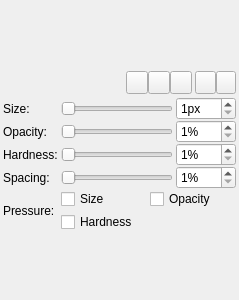
<?xml version="1.0" encoding="UTF-8"?>
<ui version="4.0">
 <class>EraserSettings</class>
 <widget class="QWidget" name="EraserSettings">
  <property name="geometry">
   <rect>
    <x>0</x>
    <y>0</y>
    <width>239</width>
    <height>300</height>
   </rect>
  </property>
  <layout class="QVBoxLayout" name="verticalLayout">
   <property name="spacing">
    <number>3</number>
   </property>
   <property name="leftMargin">
    <number>3</number>
   </property>
   <property name="topMargin">
    <number>3</number>
   </property>
   <property name="rightMargin">
    <number>3</number>
   </property>
   <property name="bottomMargin">
    <number>3</number>
   </property>
   <item>
    <widget class="BrushPreview" name="preview">
     <property name="sizePolicy">
      <sizepolicy hsizetype="Expanding" vsizetype="Expanding">
       <horstretch>0</horstretch>
       <verstretch>0</verstretch>
      </sizepolicy>
     </property>
     <property name="minimumSize">
      <size>
       <width>0</width>
       <height>64</height>
      </size>
     </property>
     <property name="maximumSize">
      <size>
       <width>16777215</width>
       <height>128</height>
      </size>
     </property>
    </widget>
   </item>
   <item>
    <layout class="QHBoxLayout">
     <property name="spacing">
      <number>3</number>
     </property>
     <item>
      <spacer>
       <property name="orientation">
        <enum>Qt::Horizontal</enum>
       </property>
       <property name="sizeHint" stdset="0">
        <size>
         <width>130</width>
         <height>20</height>
        </size>
       </property>
      </spacer>
     </item>
     <item>
      <widget class="QWidget" name="widget" native="true">
       <property name="minimumSize">
        <size>
         <width>30</width>
         <height>0</height>
        </size>
       </property>
       <layout class="QHBoxLayout" name="horizontalLayout">
        <property name="spacing">
         <number>0</number>
        </property>
        <property name="leftMargin">
         <number>0</number>
        </property>
        <property name="topMargin">
         <number>0</number>
        </property>
        <property name="rightMargin">
         <number>0</number>
        </property>
        <property name="bottomMargin">
         <number>0</number>
        </property>
        <item>
         <widget class="GroupedToolButton" name="colorEraseMode">
          <property name="toolTip">
           <string>Erase active color only</string>
          </property>
          <property name="icon">
           <iconset theme="color-picker">
            <normaloff>theme:color-picker.svg</normaloff>theme:color-picker.svg</iconset>
          </property>
          <property name="checkable">
           <bool>true</bool>
          </property>
         </widget>
        </item>
        <item>
         <widget class="GroupedToolButton" name="paintmodeSoftedge">
          <property name="toolTip">
           <string>Smooth edge</string>
          </property>
          <property name="icon">
           <iconset>
            <normaloff>builtin:paintmode-smoothedge.svg</normaloff>builtin:paintmode-smoothedge.svg</iconset>
          </property>
          <property name="checkable">
           <bool>true</bool>
          </property>
          <property name="autoExclusive">
           <bool>true</bool>
          </property>
          <property name="groupPosition">
           <enum>GroupedToolButton::GroupLeft</enum>
          </property>
         </widget>
        </item>
        <item>
         <widget class="GroupedToolButton" name="paintmodeHardedge">
          <property name="toolTip">
           <string>Hard edge</string>
          </property>
          <property name="icon">
           <iconset>
            <normaloff>builtin:paintmode-hardedge.svg</normaloff>builtin:paintmode-hardedge.svg</iconset>
          </property>
          <property name="checkable">
           <bool>true</bool>
          </property>
          <property name="autoExclusive">
           <bool>true</bool>
          </property>
          <property name="groupPosition">
           <enum>GroupedToolButton::GroupRight</enum>
          </property>
         </widget>
        </item>
       </layout>
      </widget>
     </item>
     <item>
      <widget class="QWidget" name="widget_2" native="true">
       <property name="minimumSize">
        <size>
         <width>30</width>
         <height>0</height>
        </size>
       </property>
       <layout class="QHBoxLayout" name="horizontalLayout_2">
        <property name="spacing">
         <number>0</number>
        </property>
        <property name="leftMargin">
         <number>0</number>
        </property>
        <property name="topMargin">
         <number>0</number>
        </property>
        <property name="rightMargin">
         <number>0</number>
        </property>
        <property name="bottomMargin">
         <number>0</number>
        </property>
        <item>
         <widget class="GroupedToolButton" name="paintmodeIndirect">
          <property name="toolTip">
           <string>Indirect drawing</string>
          </property>
          <property name="icon">
           <iconset>
            <normaloff>builtin:paintmode-indirect.svg</normaloff>builtin:paintmode-indirect.svg</iconset>
          </property>
          <property name="checkable">
           <bool>true</bool>
          </property>
          <property name="autoExclusive">
           <bool>true</bool>
          </property>
          <property name="groupPosition">
           <enum>GroupedToolButton::GroupLeft</enum>
          </property>
         </widget>
        </item>
        <item>
         <widget class="GroupedToolButton" name="paintmodeIncremental">
          <property name="toolTip">
           <string>Incremental drawing</string>
          </property>
          <property name="icon">
           <iconset>
            <normaloff>builtin:paintmode-incremental.svg</normaloff>builtin:paintmode-incremental.svg</iconset>
          </property>
          <property name="checkable">
           <bool>true</bool>
          </property>
          <property name="autoExclusive">
           <bool>true</bool>
          </property>
          <property name="groupPosition">
           <enum>GroupedToolButton::GroupRight</enum>
          </property>
         </widget>
        </item>
       </layout>
      </widget>
     </item>
    </layout>
   </item>
   <item>
    <layout class="QGridLayout" name="gridLayout">
     <property name="horizontalSpacing">
      <number>3</number>
     </property>
     <property name="verticalSpacing">
      <number>0</number>
     </property>
     <item row="1" column="1">
      <widget class="QSlider" name="brushopacity">
       <property name="minimum">
        <number>1</number>
       </property>
       <property name="maximum">
        <number>100</number>
       </property>
       <property name="orientation">
        <enum>Qt::Horizontal</enum>
       </property>
      </widget>
     </item>
     <item row="0" column="1">
      <widget class="QSlider" name="brushsize">
       <property name="minimum">
        <number>1</number>
       </property>
       <property name="maximum">
        <number>128</number>
       </property>
       <property name="orientation">
        <enum>Qt::Horizontal</enum>
       </property>
      </widget>
     </item>
     <item row="1" column="0">
      <widget class="QLabel" name="label_2">
       <property name="text">
        <string>Opacity:</string>
       </property>
      </widget>
     </item>
     <item row="2" column="0">
      <widget class="QLabel" name="label_3">
       <property name="text">
        <string>Hardness:</string>
       </property>
      </widget>
     </item>
     <item row="0" column="0">
      <widget class="QLabel" name="label">
       <property name="text">
        <string>Size:</string>
       </property>
      </widget>
     </item>
     <item row="3" column="0">
      <widget class="QLabel" name="label_4">
       <property name="text">
        <string>Spacing:</string>
       </property>
      </widget>
     </item>
     <item row="2" column="1">
      <widget class="QSlider" name="brushhardness">
       <property name="minimum">
        <number>1</number>
       </property>
       <property name="maximum">
        <number>100</number>
       </property>
       <property name="orientation">
        <enum>Qt::Horizontal</enum>
       </property>
      </widget>
     </item>
     <item row="3" column="1">
      <widget class="QSlider" name="brushspacing">
       <property name="minimum">
        <number>1</number>
       </property>
       <property name="maximum">
        <number>50</number>
       </property>
       <property name="orientation">
        <enum>Qt::Horizontal</enum>
       </property>
      </widget>
     </item>
     <item row="0" column="2">
      <widget class="QSpinBox" name="spinBox">
       <property name="suffix">
        <string>px</string>
       </property>
       <property name="minimum">
        <number>1</number>
       </property>
       <property name="maximum">
        <number>128</number>
       </property>
      </widget>
     </item>
     <item row="1" column="2">
      <widget class="QSpinBox" name="spinBox_2">
       <property name="suffix">
        <string notr="true">%</string>
       </property>
       <property name="minimum">
        <number>1</number>
       </property>
       <property name="maximum">
        <number>100</number>
       </property>
      </widget>
     </item>
     <item row="2" column="2">
      <widget class="QSpinBox" name="spinHardness">
       <property name="suffix">
        <string notr="true">%</string>
       </property>
       <property name="minimum">
        <number>1</number>
       </property>
       <property name="maximum">
        <number>100</number>
       </property>
      </widget>
     </item>
     <item row="3" column="2">
      <widget class="QSpinBox" name="spinBox_4">
       <property name="suffix">
        <string notr="true">%</string>
       </property>
       <property name="minimum">
        <number>1</number>
       </property>
       <property name="maximum">
        <number>50</number>
       </property>
      </widget>
     </item>
     <item row="4" column="0">
      <widget class="QLabel" name="label_5">
       <property name="text">
        <string>Pressure:</string>
       </property>
      </widget>
     </item>
     <item row="4" column="1" colspan="2">
      <layout class="QGridLayout">
       <property name="leftMargin">
        <number>0</number>
       </property>
       <property name="topMargin">
        <number>0</number>
       </property>
       <property name="rightMargin">
        <number>0</number>
       </property>
       <property name="bottomMargin">
        <number>0</number>
       </property>
       <property name="spacing">
        <number>3</number>
       </property>
       <item row="0" column="0">
        <widget class="QCheckBox" name="pressuresize">
         <property name="text">
          <string>Size</string>
         </property>
        </widget>
       </item>
       <item row="0" column="1">
        <widget class="QCheckBox" name="pressureopacity">
         <property name="text">
          <string>Opacity</string>
         </property>
        </widget>
       </item>
       <item row="1" column="0">
        <widget class="QCheckBox" name="pressurehardness">
         <property name="text">
          <string>Hardness</string>
         </property>
        </widget>
       </item>
      </layout>
     </item>
    </layout>
   </item>
   <item>
    <spacer>
     <property name="orientation">
      <enum>Qt::Vertical</enum>
     </property>
     <property name="sizeHint" stdset="0">
      <size>
       <width>173</width>
       <height>16</height>
      </size>
     </property>
    </spacer>
   </item>
  </layout>
 </widget>
 <customwidgets>
  <customwidget>
   <class>BrushPreview</class>
   <extends>QFrame</extends>
   <header>widgets/brushpreview.h</header>
   <container>1</container>
  </customwidget>
  <customwidget>
   <class>GroupedToolButton</class>
   <extends>QToolButton</extends>
   <header>widgets/groupedtoolbutton.h</header>
  </customwidget>
 </customwidgets>
 <tabstops>
  <tabstop>brushsize</tabstop>
  <tabstop>brushopacity</tabstop>
  <tabstop>brushhardness</tabstop>
  <tabstop>brushspacing</tabstop>
  <tabstop>pressuresize</tabstop>
  <tabstop>pressureopacity</tabstop>
  <tabstop>pressurehardness</tabstop>
 </tabstops>
 <resources>
  <include location="icons/builtin.qrc"/>
 </resources>
 <connections>
  <connection>
   <sender>pressuresize</sender>
   <signal>toggled(bool)</signal>
   <receiver>preview</receiver>
   <slot>setSizePressure(bool)</slot>
   <hints>
    <hint type="sourcelabel">
     <x>143</x>
     <y>248</y>
    </hint>
    <hint type="destinationlabel">
     <x>60</x>
     <y>27</y>
    </hint>
   </hints>
  </connection>
  <connection>
   <sender>pressureopacity</sender>
   <signal>toggled(bool)</signal>
   <receiver>preview</receiver>
   <slot>setOpacityPressure(bool)</slot>
   <hints>
    <hint type="sourcelabel">
     <x>233</x>
     <y>248</y>
    </hint>
    <hint type="destinationlabel">
     <x>167</x>
     <y>27</y>
    </hint>
   </hints>
  </connection>
  <connection>
   <sender>pressurehardness</sender>
   <signal>toggled(bool)</signal>
   <receiver>preview</receiver>
   <slot>setHardnessPressure(bool)</slot>
   <hints>
    <hint type="sourcelabel">
     <x>138</x>
     <y>271</y>
    </hint>
    <hint type="destinationlabel">
     <x>43</x>
     <y>26</y>
    </hint>
   </hints>
  </connection>
  <connection>
   <sender>paintmodeHardedge</sender>
   <signal>toggled(bool)</signal>
   <receiver>preview</receiver>
   <slot>setHardEdge(bool)</slot>
   <hints>
    <hint type="sourcelabel">
     <x>160</x>
     <y>102</y>
    </hint>
    <hint type="destinationlabel">
     <x>145</x>
     <y>53</y>
    </hint>
   </hints>
  </connection>
  <connection>
   <sender>paintmodeIncremental</sender>
   <signal>toggled(bool)</signal>
   <receiver>preview</receiver>
   <slot>setIncremental(bool)</slot>
   <hints>
    <hint type="sourcelabel">
     <x>234</x>
     <y>102</y>
    </hint>
    <hint type="destinationlabel">
     <x>151</x>
     <y>30</y>
    </hint>
   </hints>
  </connection>
  <connection>
   <sender>brushsize</sender>
   <signal>valueChanged(int)</signal>
   <receiver>preview</receiver>
   <slot>setSize(int)</slot>
   <hints>
    <hint type="sourcelabel">
     <x>125</x>
     <y>117</y>
    </hint>
    <hint type="destinationlabel">
     <x>96</x>
     <y>39</y>
    </hint>
   </hints>
  </connection>
  <connection>
   <sender>brushopacity</sender>
   <signal>valueChanged(int)</signal>
   <receiver>preview</receiver>
   <slot>setOpacity(int)</slot>
   <hints>
    <hint type="sourcelabel">
     <x>125</x>
     <y>143</y>
    </hint>
    <hint type="destinationlabel">
     <x>73</x>
     <y>43</y>
    </hint>
   </hints>
  </connection>
  <connection>
   <sender>brushhardness</sender>
   <signal>valueChanged(int)</signal>
   <receiver>preview</receiver>
   <slot>setHardness(int)</slot>
   <hints>
    <hint type="sourcelabel">
     <x>158</x>
     <y>192</y>
    </hint>
    <hint type="destinationlabel">
     <x>101</x>
     <y>26</y>
    </hint>
   </hints>
  </connection>
  <connection>
   <sender>brushspacing</sender>
   <signal>valueChanged(int)</signal>
   <receiver>preview</receiver>
   <slot>setSpacing(int)</slot>
   <hints>
    <hint type="sourcelabel">
     <x>158</x>
     <y>222</y>
    </hint>
    <hint type="destinationlabel">
     <x>90</x>
     <y>31</y>
    </hint>
   </hints>
  </connection>
  <connection>
   <sender>brushsize</sender>
   <signal>valueChanged(int)</signal>
   <receiver>spinBox</receiver>
   <slot>setValue(int)</slot>
   <hints>
    <hint type="sourcelabel">
     <x>158</x>
     <y>132</y>
    </hint>
    <hint type="destinationlabel">
     <x>234</x>
     <y>137</y>
    </hint>
   </hints>
  </connection>
  <connection>
   <sender>spinBox</sender>
   <signal>valueChanged(int)</signal>
   <receiver>brushsize</receiver>
   <slot>setValue(int)</slot>
   <hints>
    <hint type="sourcelabel">
     <x>234</x>
     <y>137</y>
    </hint>
    <hint type="destinationlabel">
     <x>158</x>
     <y>132</y>
    </hint>
   </hints>
  </connection>
  <connection>
   <sender>brushopacity</sender>
   <signal>valueChanged(int)</signal>
   <receiver>spinBox_2</receiver>
   <slot>setValue(int)</slot>
   <hints>
    <hint type="sourcelabel">
     <x>158</x>
     <y>162</y>
    </hint>
    <hint type="destinationlabel">
     <x>234</x>
     <y>167</y>
    </hint>
   </hints>
  </connection>
  <connection>
   <sender>spinBox_2</sender>
   <signal>valueChanged(int)</signal>
   <receiver>brushopacity</receiver>
   <slot>setValue(int)</slot>
   <hints>
    <hint type="sourcelabel">
     <x>234</x>
     <y>167</y>
    </hint>
    <hint type="destinationlabel">
     <x>158</x>
     <y>162</y>
    </hint>
   </hints>
  </connection>
  <connection>
   <sender>brushhardness</sender>
   <signal>valueChanged(int)</signal>
   <receiver>spinHardness</receiver>
   <slot>setValue(int)</slot>
   <hints>
    <hint type="sourcelabel">
     <x>158</x>
     <y>192</y>
    </hint>
    <hint type="destinationlabel">
     <x>234</x>
     <y>197</y>
    </hint>
   </hints>
  </connection>
  <connection>
   <sender>spinHardness</sender>
   <signal>valueChanged(int)</signal>
   <receiver>brushhardness</receiver>
   <slot>setValue(int)</slot>
   <hints>
    <hint type="sourcelabel">
     <x>234</x>
     <y>197</y>
    </hint>
    <hint type="destinationlabel">
     <x>158</x>
     <y>192</y>
    </hint>
   </hints>
  </connection>
  <connection>
   <sender>brushspacing</sender>
   <signal>valueChanged(int)</signal>
   <receiver>spinBox_4</receiver>
   <slot>setValue(int)</slot>
   <hints>
    <hint type="sourcelabel">
     <x>158</x>
     <y>222</y>
    </hint>
    <hint type="destinationlabel">
     <x>234</x>
     <y>227</y>
    </hint>
   </hints>
  </connection>
  <connection>
   <sender>spinBox_4</sender>
   <signal>valueChanged(int)</signal>
   <receiver>brushspacing</receiver>
   <slot>setValue(int)</slot>
   <hints>
    <hint type="sourcelabel">
     <x>234</x>
     <y>227</y>
    </hint>
    <hint type="destinationlabel">
     <x>158</x>
     <y>222</y>
    </hint>
   </hints>
  </connection>
 </connections>
</ui>
